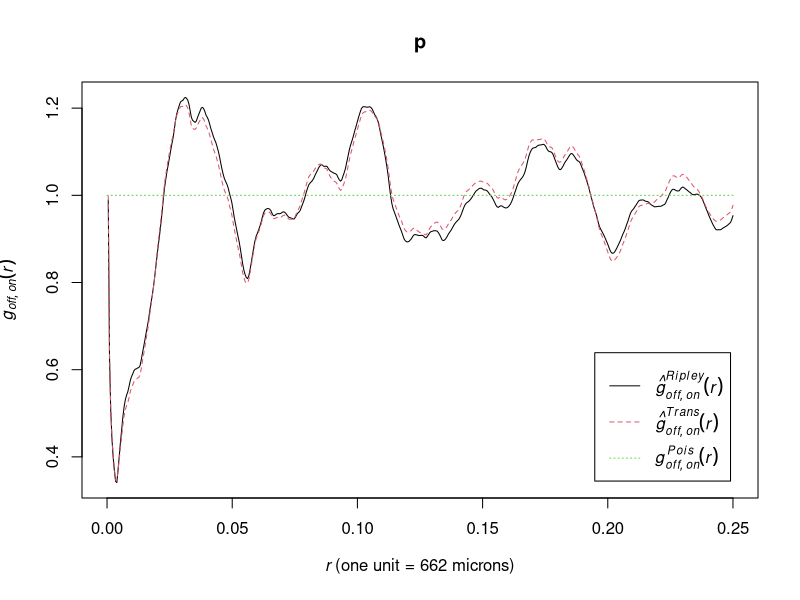

Here is the R script that generated this plot:
library(spatstat)


### Name: pcfcross
### Title: Multitype pair correlation function (cross-type)
### Aliases: pcfcross
### Keywords: spatial nonparametric

### ** Examples

 data(amacrine)
 p <- pcfcross(amacrine, "off", "on")
 p <- pcfcross(amacrine, "off", "on", stoyan=0.1)
 plot(p)
